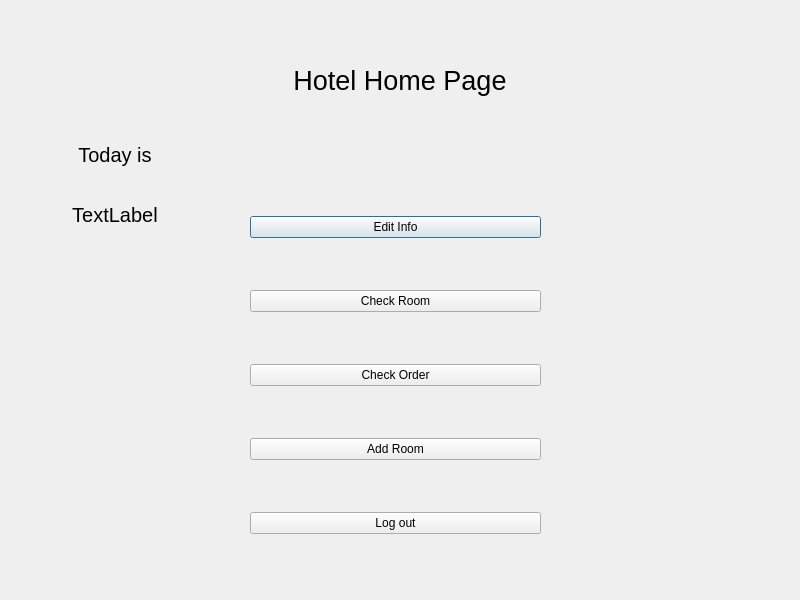
<?xml version="1.0" encoding="UTF-8"?>
<ui version="4.0">
 <class>HtlHomPage</class>
 <widget class="QDialog" name="HtlHomPage">
  <property name="geometry">
   <rect>
    <x>0</x>
    <y>0</y>
    <width>800</width>
    <height>600</height>
   </rect>
  </property>
  <property name="windowTitle">
   <string>Dialog</string>
  </property>
  <widget class="QLabel" name="label_top">
   <property name="geometry">
    <rect>
     <x>200</x>
     <y>30</y>
     <width>400</width>
     <height>100</height>
    </rect>
   </property>
   <property name="font">
    <font>
     <pointsize>20</pointsize>
    </font>
   </property>
   <property name="text">
    <string>Hotel Home Page</string>
   </property>
   <property name="alignment">
    <set>Qt::AlignCenter</set>
   </property>
  </widget>
  <widget class="QWidget" name="verticalLayoutWidget">
   <property name="geometry">
    <rect>
     <x>250</x>
     <y>170</y>
     <width>291</width>
     <height>411</height>
    </rect>
   </property>
   <layout class="QVBoxLayout" name="verticalLayout">
    <item>
     <widget class="QPushButton" name="EditInfoBtn">
      <property name="text">
       <string>Edit Info</string>
      </property>
     </widget>
    </item>
    <item>
     <widget class="QPushButton" name="CheckRoomBtn">
      <property name="text">
       <string>Check Room</string>
      </property>
     </widget>
    </item>
    <item>
     <widget class="QPushButton" name="CheckOrderBtn">
      <property name="text">
       <string>Check Order</string>
      </property>
     </widget>
    </item>
    <item>
     <widget class="QPushButton" name="AddRoomBtn">
      <property name="text">
       <string>Add Room</string>
      </property>
     </widget>
    </item>
    <item>
     <widget class="QPushButton" name="LogoutBtn">
      <property name="text">
       <string>Log out</string>
      </property>
     </widget>
    </item>
   </layout>
  </widget>
  <widget class="QLabel" name="TodayLabel">
   <property name="geometry">
    <rect>
     <x>40</x>
     <y>140</y>
     <width>150</width>
     <height>30</height>
    </rect>
   </property>
   <property name="font">
    <font>
     <pointsize>15</pointsize>
    </font>
   </property>
   <property name="text">
    <string>Today is</string>
   </property>
   <property name="alignment">
    <set>Qt::AlignCenter</set>
   </property>
  </widget>
  <widget class="QLabel" name="d_TodayLabel">
   <property name="geometry">
    <rect>
     <x>40</x>
     <y>200</y>
     <width>150</width>
     <height>30</height>
    </rect>
   </property>
   <property name="font">
    <font>
     <pointsize>15</pointsize>
    </font>
   </property>
   <property name="text">
    <string>TextLabel</string>
   </property>
   <property name="alignment">
    <set>Qt::AlignCenter</set>
   </property>
  </widget>
 </widget>
 <resources/>
 <connections/>
</ui>
